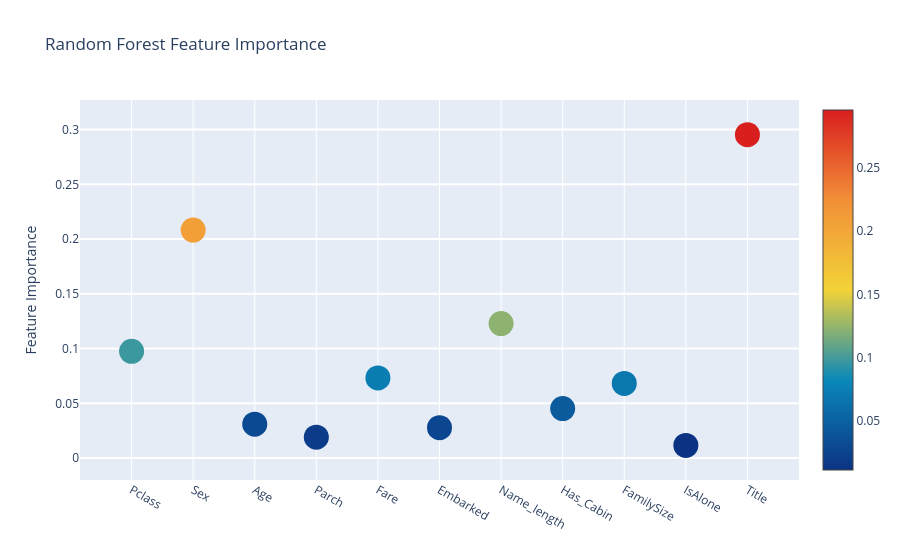
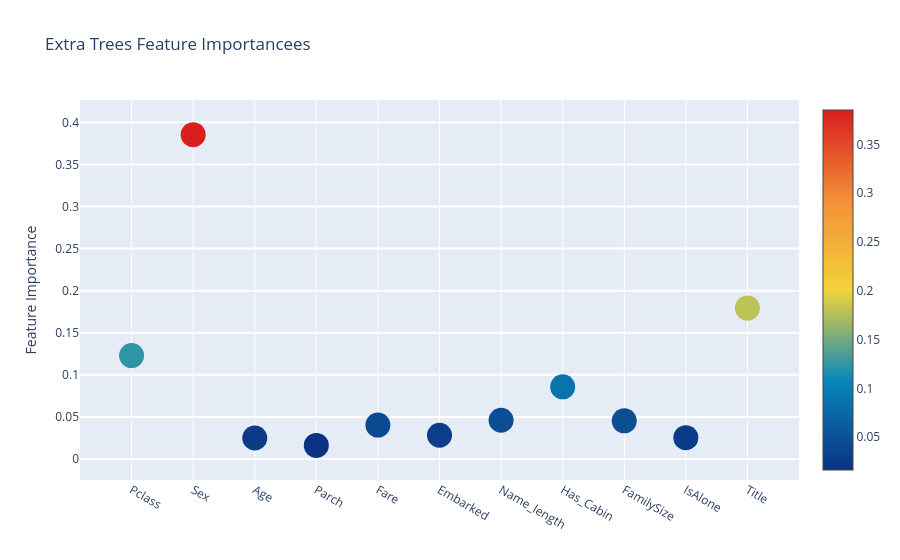
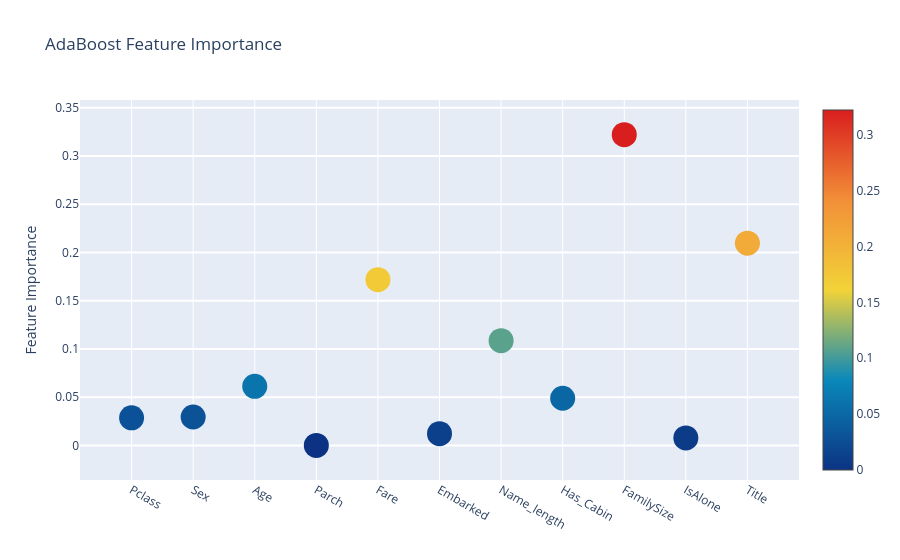
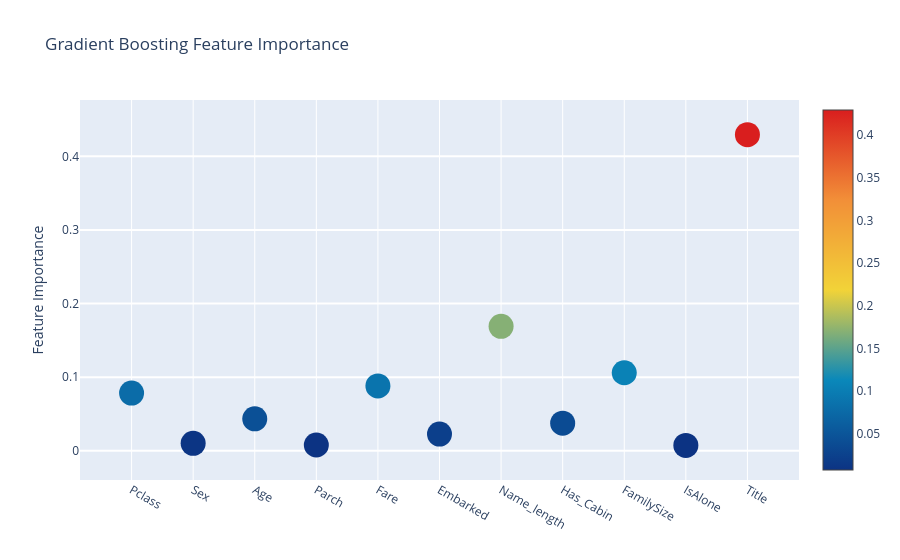

These figures' notebook cell, in order:
### Code cell
trace = go.Scatter(
    y=feature_dataframe['Random Forest feature importances'].values,
    x=feature_dataframe['features'].values,
    mode='markers',
    marker=dict(
        sizemode='diameter',
        sizeref=1,
        size=25,
        color=feature_dataframe['Random Forest feature importances'].values,
        colorscale='Portland',
        showscale=True
    ),
    text = feature_dataframe['features'].values
)
data = [trace]

layout = go.Layout(
    autosize=True,
    title='Random Forest Feature Importance',
    hovermode = 'closest',
    yaxis=dict(
        title='Feature Importance',
        ticklen=5,
        gridwidth=2
    ),
    showlegend=False
)
fig = go.Figure(data=data, layout=layout)
py.iplot(fig, filename='scatter2010')

trace = go.Scatter(
    y=feature_dataframe['Extra Trees feature importances'].values,
    x=feature_dataframe['features'].values,
    mode='markers',
    marker=dict(
        sizemode='diameter',
        sizeref=1,
        size=25,
        color=feature_dataframe['Extra Trees feature importances'].values,
        colorscale='Portland',
        showscale=True
    ),
    text=feature_dataframe['features'].values
)
data = [trace]

layout = go.Layout(
    autosize=True,
    title='Extra Trees Feature Importancees',
    hovermode='closest',
    yaxis=dict(
        title='Feature Importance',
        ticklen=5,
        gridwidth=2
    ),
    showlegend=False
)
fig = go.Figure(data=data, layout=layout)
py.iplot(fig, filename='scatter2010')

trace = go.Scatter(
    y=feature_dataframe['AdaBoost feature importances'].values,
    x=feature_dataframe['features'].values,
    mode='markers',
    marker=dict(
        sizemode='diameter',
        sizeref=1,
        size=25,
        color=feature_dataframe['AdaBoost feature importances'].values,
        colorscale='Portland',
        showscale=True
    ),
    text=feature_dataframe['features'].values
)
data = [trace]

layout = go.Layout(
    autosize=True,
    title='AdaBoost Feature Importance',
    hovermode='closest',
    yaxis=dict(
        title='Feature Importance',
        ticklen=5,
        gridwidth=2
    ),
    showlegend=False
)
fig = go.Figure(data=data, layout=layout)
py.iplot(fig, filename='scatter2010')

trace = go.Scatter(
    y=feature_dataframe['Gradient Boost feature importances'].values,
    x=feature_dataframe['features'].values,
    mode='markers',
    marker=dict(
        sizemode='diameter',
        sizeref=1,
        size=25,
        color=feature_dataframe['Gradient Boost feature importances'].values,
        colorscale='Portland',
        showscale=True
    ),
    text=feature_dataframe['features'].values
)
data = [trace]

layout = go.Layout(
    autosize=True,
    title='Gradient Boosting Feature Importance',
    hovermode='closest',
    yaxis=dict(
        title='Feature Importance',
        ticklen=5,
        gridwidth=2
    ),
    showlegend=False
)
fig = go.Figure(data=data, layout=layout)
py.iplot(fig, filename='scatter2010')

### Figure 1 — Plotly figure (JSON) as saved in the notebook; plotly's stock layout.template omitted (floating-point values rounded to 4 significant figures)
{"data": [{"marker": {"color": [0.09752, 0.2082, 0.03096, 0.0191, 0.07317, 0.02781, 0.1229, 0.0452, 0.06818, 0.0116, 0.2954], "colorscale": [[0, "rgb(12,51,131)"], [0.25, "rgb(10,136,186)"], [0.5, "rgb(242,211,56)"], [0.75, "rgb(242,143,56)"], [1, "rgb(217,30,30)"]], "showscale": true, "size": 25, "sizemode": "diameter", "sizeref": 1}, "mode": "markers", "text": ["Pclass", "Sex", "Age", "Parch", "Fare", "Embarked", "Name_length", "Has_Cabin", "FamilySize", "IsAlone", "Title"], "type": "scatter", "x": ["Pclass", "Sex", "Age", "Parch", "Fare", "Embarked", "Name_length", "Has_Cabin", "FamilySize", "IsAlone", "Title"], "y": [0.09752, 0.2082, 0.03096, 0.0191, 0.07317, 0.02781, 0.1229, 0.0452, 0.06818, 0.0116, 0.2954]}], "layout": {"autosize": true, "hovermode": "closest", "showlegend": false, "title": {"text": "Random Forest Feature Importance"}, "yaxis": {"gridwidth": 2, "ticklen": 5, "title": {"text": "Feature Importance"}}}}

### Figure 2 — Plotly figure (JSON) as saved in the notebook; plotly's stock layout.template omitted (floating-point values rounded to 4 significant figures)
{"data": [{"marker": {"color": [0.1229, 0.3854, 0.02502, 0.01623, 0.04038, 0.02827, 0.04608, 0.08574, 0.04538, 0.02535, 0.1793], "colorscale": [[0, "rgb(12,51,131)"], [0.25, "rgb(10,136,186)"], [0.5, "rgb(242,211,56)"], [0.75, "rgb(242,143,56)"], [1, "rgb(217,30,30)"]], "showscale": true, "size": 25, "sizemode": "diameter", "sizeref": 1}, "mode": "markers", "text": ["Pclass", "Sex", "Age", "Parch", "Fare", "Embarked", "Name_length", "Has_Cabin", "FamilySize", "IsAlone", "Title"], "type": "scatter", "x": ["Pclass", "Sex", "Age", "Parch", "Fare", "Embarked", "Name_length", "Has_Cabin", "FamilySize", "IsAlone", "Title"], "y": [0.1229, 0.3854, 0.02502, 0.01623, 0.04038, 0.02827, 0.04608, 0.08574, 0.04538, 0.02535, 0.1793]}], "layout": {"autosize": true, "hovermode": "closest", "showlegend": false, "title": {"text": "Extra Trees Feature Importancees"}, "yaxis": {"gridwidth": 2, "ticklen": 5, "title": {"text": "Feature Importance"}}}}

### Figure 3 — Plotly figure (JSON) as saved in the notebook; plotly's stock layout.template omitted (floating-point values rounded to 4 significant figures)
{"data": [{"marker": {"color": [0.02859, 0.02942, 0.0612, 0.0, 0.1718, 0.01209, 0.1085, 0.04888, 0.3221, 0.00776, 0.2096], "colorscale": [[0, "rgb(12,51,131)"], [0.25, "rgb(10,136,186)"], [0.5, "rgb(242,211,56)"], [0.75, "rgb(242,143,56)"], [1, "rgb(217,30,30)"]], "showscale": true, "size": 25, "sizemode": "diameter", "sizeref": 1}, "mode": "markers", "text": ["Pclass", "Sex", "Age", "Parch", "Fare", "Embarked", "Name_length", "Has_Cabin", "FamilySize", "IsAlone", "Title"], "type": "scatter", "x": ["Pclass", "Sex", "Age", "Parch", "Fare", "Embarked", "Name_length", "Has_Cabin", "FamilySize", "IsAlone", "Title"], "y": [0.02859, 0.02942, 0.0612, 0.0, 0.1718, 0.01209, 0.1085, 0.04888, 0.3221, 0.00776, 0.2096]}], "layout": {"autosize": true, "hovermode": "closest", "showlegend": false, "title": {"text": "AdaBoost Feature Importance"}, "yaxis": {"gridwidth": 2, "ticklen": 5, "title": {"text": "Feature Importance"}}}}

### Figure 4 — Plotly figure (JSON) as saved in the notebook; plotly's stock layout.template omitted (floating-point values rounded to 4 significant figures)
{"data": [{"marker": {"color": [0.07842, 0.01011, 0.0434, 0.007854, 0.08809, 0.02269, 0.1691, 0.0375, 0.106, 0.007359, 0.4294], "colorscale": [[0, "rgb(12,51,131)"], [0.25, "rgb(10,136,186)"], [0.5, "rgb(242,211,56)"], [0.75, "rgb(242,143,56)"], [1, "rgb(217,30,30)"]], "showscale": true, "size": 25, "sizemode": "diameter", "sizeref": 1}, "mode": "markers", "text": ["Pclass", "Sex", "Age", "Parch", "Fare", "Embarked", "Name_length", "Has_Cabin", "FamilySize", "IsAlone", "Title"], "type": "scatter", "x": ["Pclass", "Sex", "Age", "Parch", "Fare", "Embarked", "Name_length", "Has_Cabin", "FamilySize", "IsAlone", "Title"], "y": [0.07842, 0.01011, 0.0434, 0.007854, 0.08809, 0.02269, 0.1691, 0.0375, 0.106, 0.007359, 0.4294]}], "layout": {"autosize": true, "hovermode": "closest", "showlegend": false, "title": {"text": "Gradient Boosting Feature Importance"}, "yaxis": {"gridwidth": 2, "ticklen": 5, "title": {"text": "Feature Importance"}}}}
